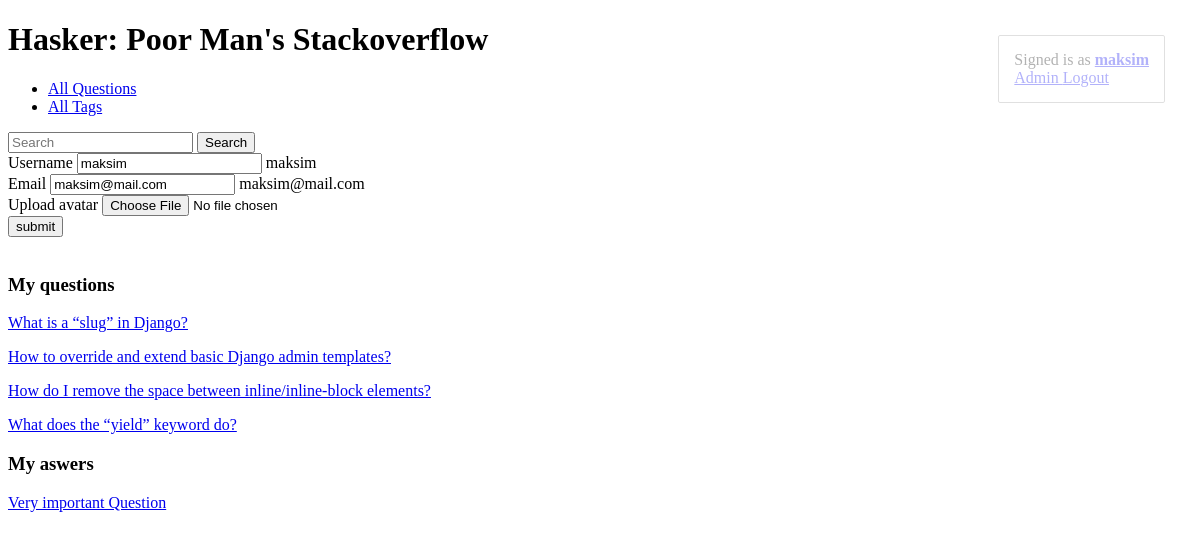
Screenshot of /accounts/settings/ (signed in) with the database file from the repository.
### hasker/models.py (models this page shows, shortened)
class Question(models.Model):
    author = models.ForeignKey(User, on_delete=models.CASCADE)
    title = models.CharField(max_length=150, db_index=True)
    slug = models.SlugField(max_length=150, blank=True, unique=True)
    content = RichTextField(blank=False, db_index=True)
    tags = models.ManyToManyField('Tag', blank=True, related_name='questions')
    date_create = models.DateTimeField(auto_now_add=True)
    rating = models.IntegerField(default=0, blank=False, null=False)
    def get_absolute_url(self):
        return reverse('question_detail_url', kwargs={'slug': self.slug})
    class Meta:
        ordering = ['-date_create']

class Answer(models.Model):
    user = models.ForeignKey(User, on_delete=models.CASCADE)
    question = models.ForeignKey(Question, on_delete=models.CASCADE)
    content = RichTextField(blank=False, db_index=True)
    date_create = models.DateTimeField(auto_now_add=True)
    is_correct = models.BooleanField(default=False)
    rating = models.IntegerField(default=0, blank=False, null=False)
    class Meta:
        ordering = ['-date_create']

### accounts/views.py (the view)
# urls.py: path('settings/', user_settings, name='user_settings_url'),
@login_required
def user_settings(request):
    user = get_object_or_404(User, pk=request.user.pk)
    try:
        userprofile = user.userprofile
    except:
        userprofile = None
    if request.method == 'POST':
        form = UserRegistrationForm(request.POST, request.FILES)
        if form.is_valid():
            username = form.cleaned_data['username']
            password = form.cleaned_data['password1']
            email = form.cleaned_data['email']
            avatar = request.FILES['avatar']
            user.delete()
            if userprofile:
                userprofile.delete()
            user = User.objects.create_user(username, email=email, password=password)
            if avatar:
                userprofile = UserProfile.objects.create(user=user, avatar=avatar)
            messages.success(request, 'Successfully update {}'.format(user.username))
            return render(request, 'accounts/settings.html', context={'form': form, 'user': user})
    else:
        form = UserRegistrationForm()
        form.fields['username'].initial = user.username
        form.fields['email'].initial = user.email
    return render(request, 'accounts/settings.html', context={'form': form, 'user': user})

### accounts/forms.py (shortened to what this page needs)
class UserRegistrationForm(forms.Form):
    username = forms.CharField(
                        label='Username',
                        max_length=100,
                        min_length=5,
                        widget=forms.TextInput(attrs={'class': 'form-control'}))
    email = forms.EmailField(widget=forms.TextInput(attrs={'class': 'form-control'}))
    password1 = forms.CharField(
                            label="Password",
                            max_length=100,
                            min_length=5,
                            widget=forms.PasswordInput(attrs={'class': 'form-control'}))
    password2 = forms.CharField(
                            label="Confirm Password",
                            max_length=100,
                            min_length=5,
                            widget=forms.PasswordInput(attrs={'class': 'form-control'}))
    avatar = forms.ImageField(label="Upload avatar")

### hasker/context_processors.py (called while the page is built)
def trending(request):
    return {
        'trending': Question.objects.order_by('-rating', '-date_create')[:10]
    }

### accounts/templates/accounts/settings.html (shortened to what this page needs)
{% extends 'base.html' %}
{% block content %}
  <div class="container">
    <div class="row">
      <div class="col-sm-6 offset-sm-3">
        <form enctype="multipart/form-data" action="" method="post">
            <div class="form-group">
              {{ form.username.label }}
              {{ form.username }}
              {{ user.username }}
            </div>
            <div class="form-group">
              {{ form.email.label }}
              {{ form.email }}
              {{ user.email }}
            </div>
            <div class="form-group">
              {{ form.avatar.label }}
              {{ form.avatar }}
            </div>
          <input type="submit" value="submit" class='btn btn-primary'>
        </form>
      </div>
    </div>
  </div>
<h3> My questions </h3>
    {% for question in user.question_set.all %}
        <p> <a href="{{ question.get_absolute_url }}" class="but1">{{ question.title  }}</a> </p>
    {% endfor %}
<h3> My aswers </h3>
    {% for answer in user.answer_set.order_by|dictsort:"question_id" %}
        {% ifchanged %}
            <p> <a href="{{ answer.question.get_absolute_url }}" class="but1">{{ answer.question.title }}</a> </p>
        {% endifchanged %}
    {% endfor %}
{% endblock %}

### templates/base.html (shortened to what this page needs)
{% load static %}
<!DOCTYPE html>
<html lang="en">
<head>
    <link rel="stylesheet" href="{% static 'css/styles.css' %}">
</head>
<body>
<h1>Hasker: Poor Man's Stackoverflow</h1>
<ul>
    <li> <a href="{% url 'questions_list_url' %}" > All Questions </a> </li>
    <li> <a href="{% url 'tags_list_url' %}" > All Tags </a> </li>
</ul>
<div>
    <form action="{% url 'questions_list_url' %}">
        <input type="search" placeholder="Search" aria-label="Search" name="search">
        <button type="submit" > Search </button>
    </form>
</div>
{% if request.user.is_authenticated %}
    <div class="admin-panel">
         <div> Signed is as
            <a style="font-weight: bold" href="/accounts/settings"> {{ request.user }} </a>
         </div>
        {% if request.user.is_superuser %}
            <a href="/admin"> Admin </a>
        {% endif %}
            <a href="/accounts/logout"> Logout </a>
    </div>
{% endif %}
{% block content %}{% endblock %}
</body>
</html>

### static/css/styles.css (style rules this page uses)
.admin-panel { border: 1px solid #999; border-radius: 2px; position: fixed; right: 30px; top: 30px; opacity: 0.3; padding: 15px; margin: 5px; }

### rows the page displays
Question: title "What is a “slug” in Django?"
Question: title "How to override and extend basic Django admin templates?"
Question: title "How do I remove the space between inline/inline-block elements?"
Question: title "What does the “yield” keyword do?"
Answer: question "Very important Question"

### other values shown
{{ request.user }} "maksim"
{{ user.username }} "maksim"
{{ user.email }} "maksim@mail.com"
